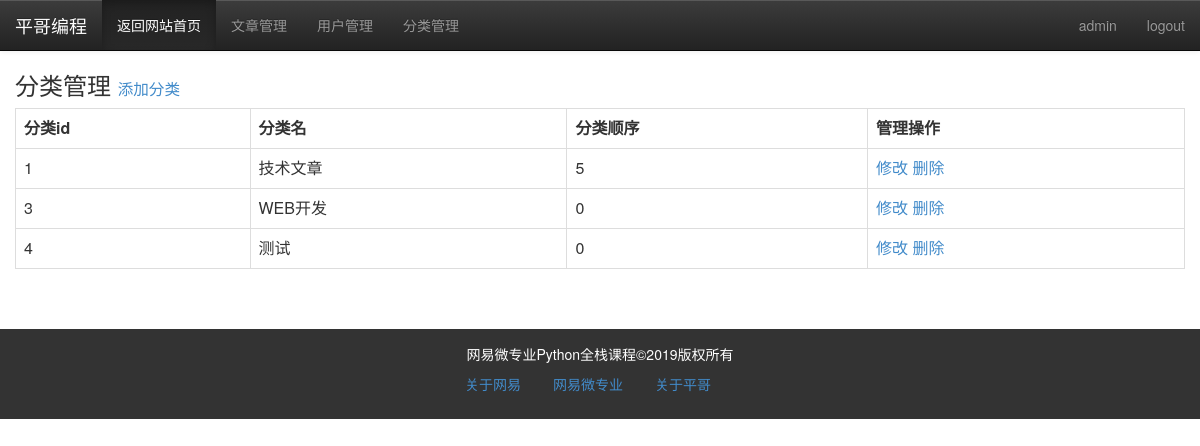
The page /admin/category/cate_list (signed in) on the database its author committed.
### models.py (models this page shows)
class Category(db.Model):
    cate_id = db.Column(db.Integer, primary_key=True)
    cate_name = db.Column(db.String, unique=True)
    cate_order = db.Column(db.Integer, default=0)
    articles = db.relationship("Article")

### admin/category.py (the view)
@admin_app.route("/category/cate_list")
def cateList():
    cates = Category.query.order_by(Category.cate_order.desc()).all()
    return render_template("admin/category/category_list.html", cates=cates )

### admin/admin_app.py (called while the page is built)
@admin_app.before_request
@login_required
def is_admin():
    print(session['user'])
    if session['user'] != "admin":
        return redirect(url_for("login"))

### app.py (called while the page is built)
@app.context_processor
def account():
    username = session.get('user')
    return {"username":username}

@app.context_processor
def getCateList():
    cates = Category.query.all()
    return {"cates":cates}

### libs.py (called while the page is built)
def login_required(func):
    @wraps(func)
    def decorator_nest(*args, **kwargs):
        if not "user" in session:
            return redirect(url_for("login"))
        else:
            print(func)
            return func(*args, **kwargs)
    return decorator_nest

### templates/admin/category/category_list.html (shortened to what this page needs)
{% extends "admin/admin_base.html" %}
{% block content %}
		<div class="container-fluid">
			<div class="row">
				<div class="col-md-12">
                    <h3>分类管理
                        <small>
                            <a href="{{ url_for("admin_app.addCate") }}">
                                添加分类
                            </a>
                        </small>
                    </h3>
					<table class="table table-bordered ">
                        <tr>
                            <th>分类id</th>
                            <th>分类名</th>
                            <th>分类顺序</th>
                            <th>管理操作</th>
                        </tr>
                        {% for cate in cates %}
                        <tr>
                            <td>{{ cate.cate_id }}</td>
                            <td>{{ cate.cate_name }}</td>
                            <td>{{ cate.cate_order }}</td>
                            <td>
                                <a href="{{ url_for("admin_app.editCate", cate_id=cate.cate_id) }}">修改</a>
                                <a href="{{ url_for("admin_app.deleteCate", cate_id=cate.cate_id) }}">删除</a>
                            </td>
                        </tr>
                        {% endfor %}
                    </table>
				</div>
				</div>
			</div>
{% endblock %}

### rows shown on the page
Category: cate_id "1", cate_name "技术文章", cate_order "5"
Category: cate_id "3", cate_name "WEB开发", cate_order "0"
Category: cate_id "4", cate_name "测试", cate_order "0"

### other values the page prints
{{ username }} "admin"
